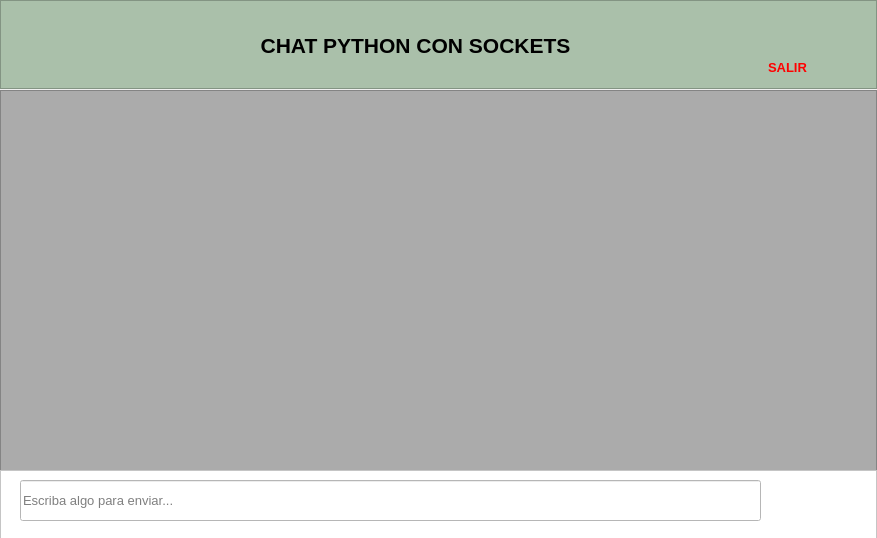
<?xml version="1.0" encoding="UTF-8"?>
<ui version="4.0">
 <class>chatForm</class>
 <widget class="QWidget" name="chatForm">
  <property name="geometry">
   <rect>
    <x>0</x>
    <y>0</y>
    <width>877</width>
    <height>538</height>
   </rect>
  </property>
  <property name="windowTitle">
   <string>Form</string>
  </property>
  <widget class="QFrame" name="frame">
   <property name="geometry">
    <rect>
     <x>0</x>
     <y>0</y>
     <width>877</width>
     <height>89</height>
    </rect>
   </property>
   <property name="styleSheet">
    <string notr="true">background-color: #aac0aa

</string>
   </property>
   <property name="frameShape">
    <enum>QFrame::StyledPanel</enum>
   </property>
   <property name="frameShadow">
    <enum>QFrame::Raised</enum>
   </property>
   <widget class="QLabel" name="label">
    <property name="geometry">
     <rect>
      <x>200</x>
      <y>30</y>
      <width>431</width>
      <height>31</height>
     </rect>
    </property>
    <property name="text">
     <string>&lt;html&gt;&lt;head/&gt;&lt;body&gt;&lt;p align=&quot;center&quot;&gt;&lt;span style=&quot; font-size:16pt; font-weight:600;&quot;&gt;CHAT PYTHON CON SOCKETS&lt;/span&gt;&lt;/p&gt;&lt;/body&gt;&lt;/html&gt;</string>
    </property>
   </widget>
   <widget class="QPushButton" name="logoutButton">
    <property name="geometry">
     <rect>
      <x>750</x>
      <y>0</y>
      <width>81</width>
      <height>61</height>
     </rect>
    </property>
    <property name="cursor">
     <cursorShape>PointingHandCursor</cursorShape>
    </property>
    <property name="styleSheet">
     <string notr="true">QPushButton:hover
  {
	border-style:solid;
	background-color:#bbdefb;
}
  QPushButton:pressed
  {
	background-color:#0069c0;
}</string>
    </property>
    <property name="text">
     <string/>
    </property>
    <property name="icon">
     <iconset>
      <normaloff>../../assets/icosalirf.png</normaloff>../../assets/icosalirf.png</iconset>
    </property>
    <property name="iconSize">
     <size>
      <width>60</width>
      <height>60</height>
     </size>
    </property>
    <property name="flat">
     <bool>true</bool>
    </property>
   </widget>
   <widget class="QLabel" name="label_2">
    <property name="geometry">
     <rect>
      <x>760</x>
      <y>60</y>
      <width>55</width>
      <height>16</height>
     </rect>
    </property>
    <property name="styleSheet">
     <string notr="true">Color: red;</string>
    </property>
    <property name="text">
     <string>&lt;html&gt;&lt;head/&gt;&lt;body&gt;&lt;p align=&quot;center&quot;&gt;&lt;span style=&quot; font-size:10pt; font-weight:600;&quot;&gt;SALIR&lt;/span&gt;&lt;/p&gt;&lt;/body&gt;&lt;/html&gt;</string>
    </property>
   </widget>
   <widget class="QPushButton" name="pushButton">
    <property name="geometry">
     <rect>
      <x>30</x>
      <y>0</y>
      <width>121</width>
      <height>91</height>
     </rect>
    </property>
    <property name="text">
     <string/>
    </property>
    <property name="icon">
     <iconset>
      <normaloff>../../assets/udenar2.png</normaloff>../../assets/udenar2.png</iconset>
    </property>
    <property name="iconSize">
     <size>
      <width>100</width>
      <height>100</height>
     </size>
    </property>
    <property name="flat">
     <bool>true</bool>
    </property>
   </widget>
  </widget>
  <widget class="QTextEdit" name="chatTextEdit">
   <property name="enabled">
    <bool>false</bool>
   </property>
   <property name="geometry">
    <rect>
     <x>0</x>
     <y>90</y>
     <width>877</width>
     <height>381</height>
    </rect>
   </property>
   <property name="font">
    <font>
     <pointsize>14</pointsize>
     <weight>75</weight>
     <bold>true</bold>
    </font>
   </property>
   <property name="styleSheet">
    <string notr="true">background-color: #ABABAB; 
color: white</string>
   </property>
   <property name="readOnly">
    <bool>true</bool>
   </property>
  </widget>
  <widget class="QFrame" name="frame_2">
   <property name="geometry">
    <rect>
     <x>0</x>
     <y>470</y>
     <width>877</width>
     <height>71</height>
    </rect>
   </property>
   <property name="styleSheet">
    <string notr="true">background-color: white;</string>
   </property>
   <property name="frameShape">
    <enum>QFrame::StyledPanel</enum>
   </property>
   <property name="frameShadow">
    <enum>QFrame::Raised</enum>
   </property>
   <widget class="QLineEdit" name="messageLineEdit">
    <property name="geometry">
     <rect>
      <x>20</x>
      <y>10</y>
      <width>741</width>
      <height>41</height>
     </rect>
    </property>
    <property name="font">
     <font>
      <pointsize>10</pointsize>
     </font>
    </property>
    <property name="placeholderText">
     <string>Escriba algo para enviar...</string>
    </property>
   </widget>
   <widget class="QPushButton" name="sendButton">
    <property name="geometry">
     <rect>
      <x>780</x>
      <y>10</y>
      <width>71</width>
      <height>51</height>
     </rect>
    </property>
    <property name="cursor">
     <cursorShape>PointingHandCursor</cursorShape>
    </property>
    <property name="styleSheet">
     <string notr="true">QPushButton:hover
  {
	border-style:solid;
	background-color:#bbdefb;
}
  QPushButton:pressed
  {
	background-color:#0069c0;
}</string>
    </property>
    <property name="text">
     <string/>
    </property>
    <property name="icon">
     <iconset>
      <normaloff>../../assets/enviar2.png</normaloff>../../assets/enviar2.png</iconset>
    </property>
    <property name="iconSize">
     <size>
      <width>50</width>
      <height>50</height>
     </size>
    </property>
    <property name="flat">
     <bool>true</bool>
    </property>
   </widget>
  </widget>
 </widget>
 <resources/>
 <connections/>
</ui>
